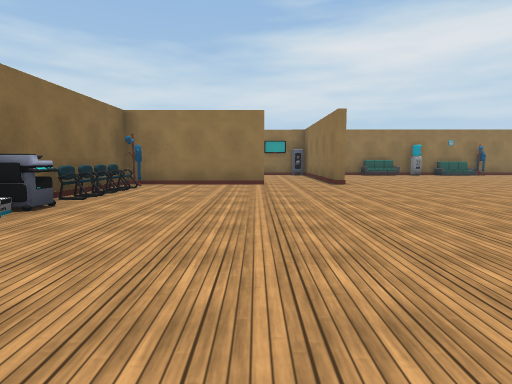
[1] (above)

16 first-person views from a walk through a 3-D level made in the Unity game engine. The camera is 1.2 m above the floor, tilts 6° down and sees 80° across. The floor is counted in squares, 2 m on a side. Each view is taken from the middle of a square. On the plan, view 1 faces up. The plan holds only what a view shows up to about 9 squares ahead; the rest is blank. The place goes on beyond the plan. The player is left out. Some animated figures are not drawn. Some surface patterns are stand-ins.

[2]
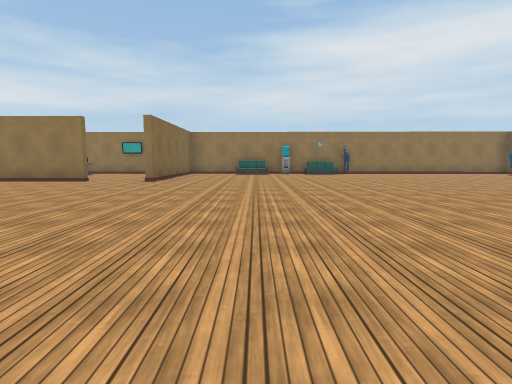

[3]
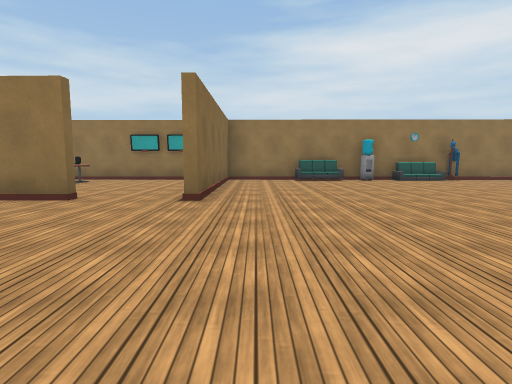

[4]
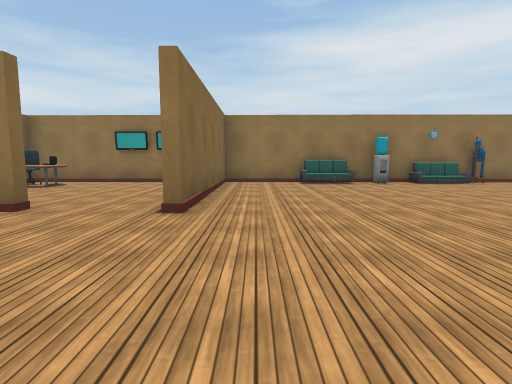

[5]
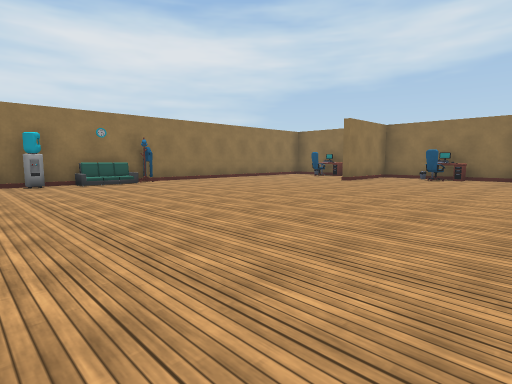

[6]
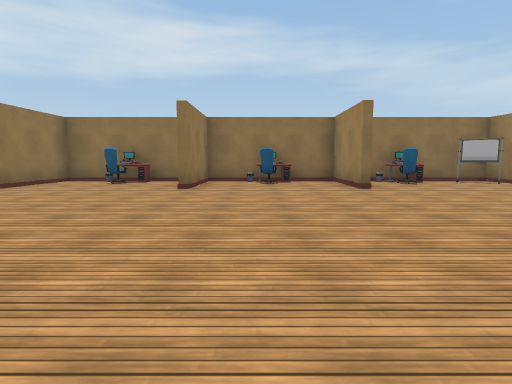

[7]
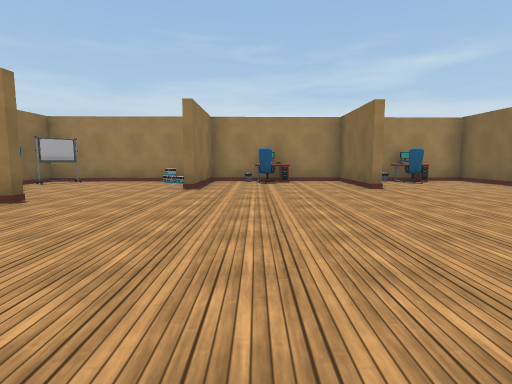

[8]
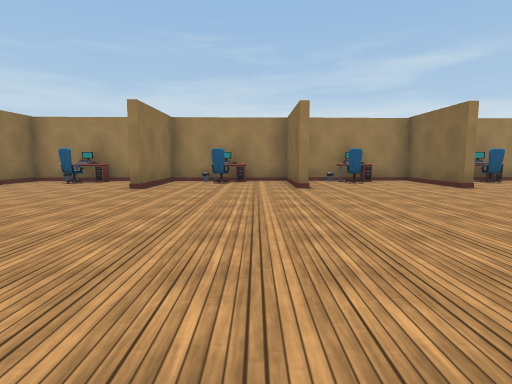

[9]
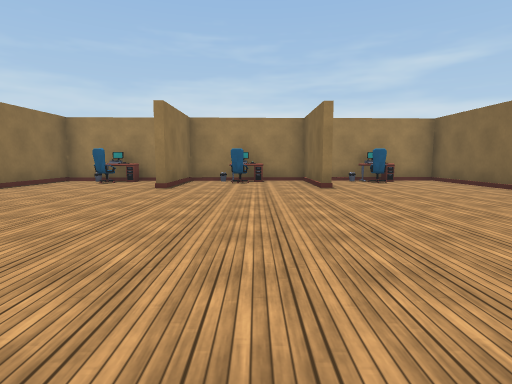

[10]
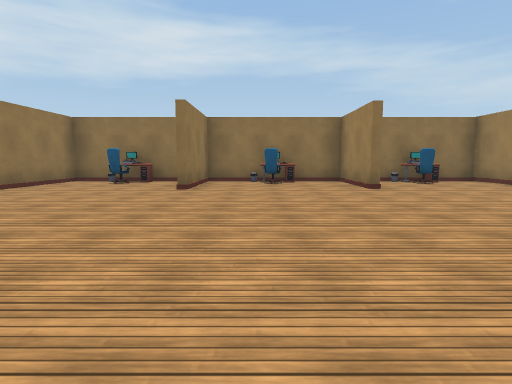

[11]
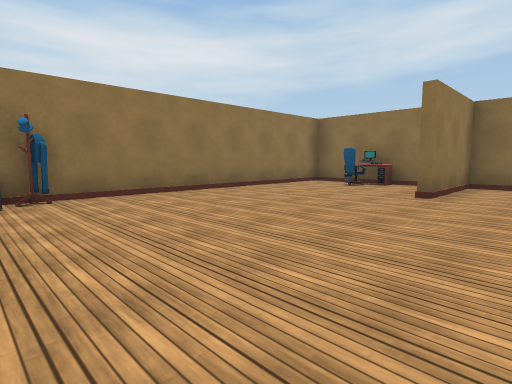

[12]
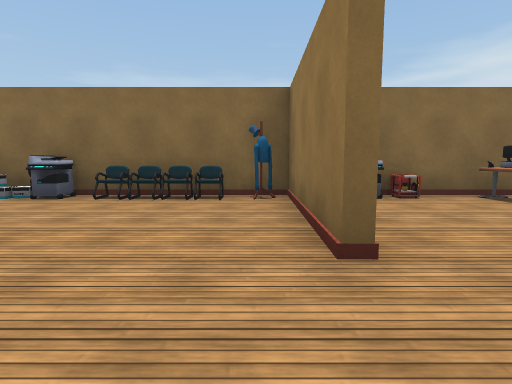

[13]
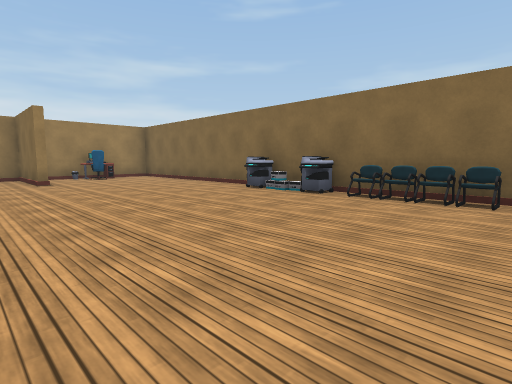

[14]
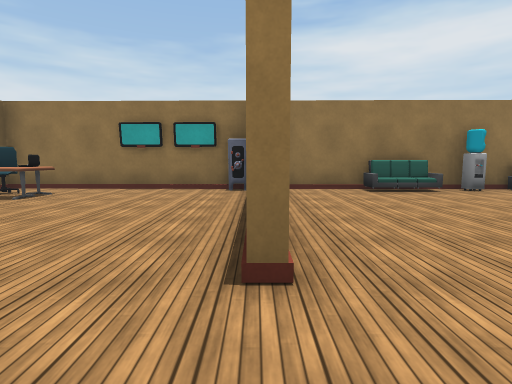

[15]
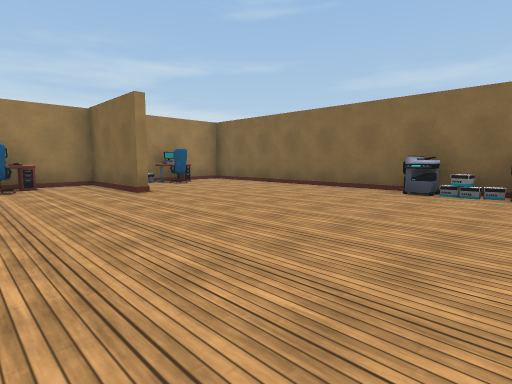

[16]
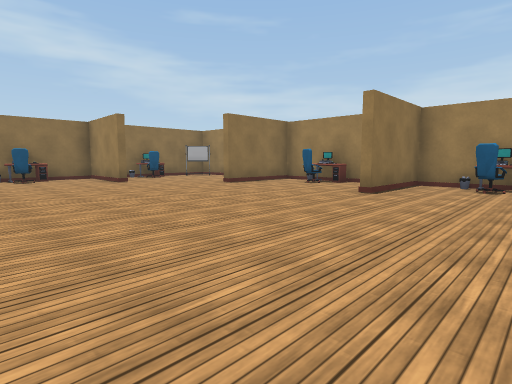

### Floor plan
Points are (right, up) in squares from view 1. A wall is a line through its corners. A room is listed if a view was taken in it or the views show most of it. See-through windows are left out.
Room 1 (views 1, 2, 3, 4, 5, 6, 7, 8, 9, 10, 11, 12, 13, 14, 15, 16)
walls: (2, 7.4) (2, 9); (7.6, -1.2) (7.6, -3.9); (4.1, -1.4) (4.1, -3.9); (0.3, 7.5) (-3.2, 7.6); (13.2, 4.6) (15.7, 4.6) (15.7, 8.4) (13.2, 8.4); (0.6, -1.4) (0.6, -3.9) (11.3, -3.7) (11.3, -1.2); (13.3, 0.8) (15.7, 0.8) (15.7, 4.4) (13.4, 4.4); (7.4, -3.9) (7.4, -1.2); (3.9, -3.9) (3.9, -1.4); (2.2, 11.4) (2.2, 7.4); (4.6, 12.3) (2.7, 12.3); (7.5, 12.3) (6.5, 12.3); (-3.2, 1.6) (-3.2, -4) (-2.4, -4); (12, -3.7) (15.7, -3.6) (15.7, -0.2); (15.7, 9.1) (15.7, 12.2) (9.6, 12.2)
ways out: opening at (1, 8)
objects: printer (-3, 2); other object (-3, 3); printer (-3, 4); other object (-3, 5); other object (-3, 6); other object (-3, 7); desk (-2, -4); other object (-1, -4); chair (-1, -3); desk (2, -4) to (2, -3); other object (2, 12); chair (3, -3); chair (5, -3); sofa (5, 12); desk (6, -4); computer (6, -3); water cooler (6, 12); sofa (8, 12); other object (9, -3); other object (9, 12); desk (10, -3); chair (10, -2); other object (12, -3); other object (14, -1); other object (14, 3); desk (14, 6); desk (14, 10); other object (15, -3); desk (15, -1); chair (15, 0); other object (15, 2); chair (15, 3); chair (15, 6); other object (15, 9); chair (15, 10)

Positions as (right, up) in squares from view 1, and headings:
1: (0, 0), facing up
2: (5, -1), facing up
3: (3, 3), facing up
4: (3, 4), facing up
5: (5, 4), facing up-right
6: (7, 3), facing right
7: (10, 5), facing down
8: (5, 5), facing down
9: (2, 5), facing down
10: (7, 7), facing right
11: (8, 7), facing up-right
12: (2, 7), facing left
13: (2, 7), facing down-left
14: (2, 6), facing up
15: (3, 4), facing down-left
16: (5, 4), facing down-right
